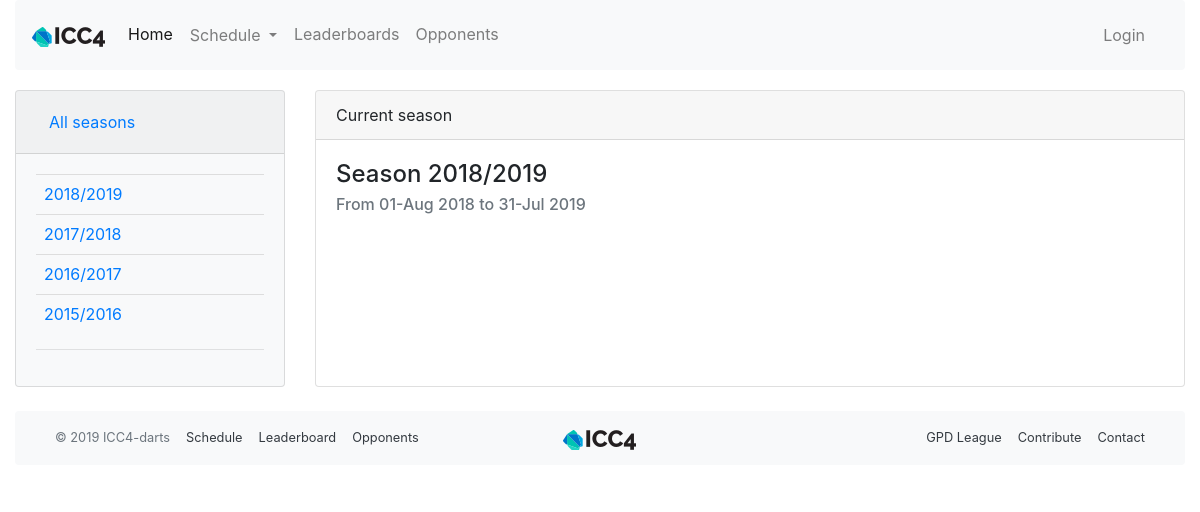
Before: /schedule with the older database file.
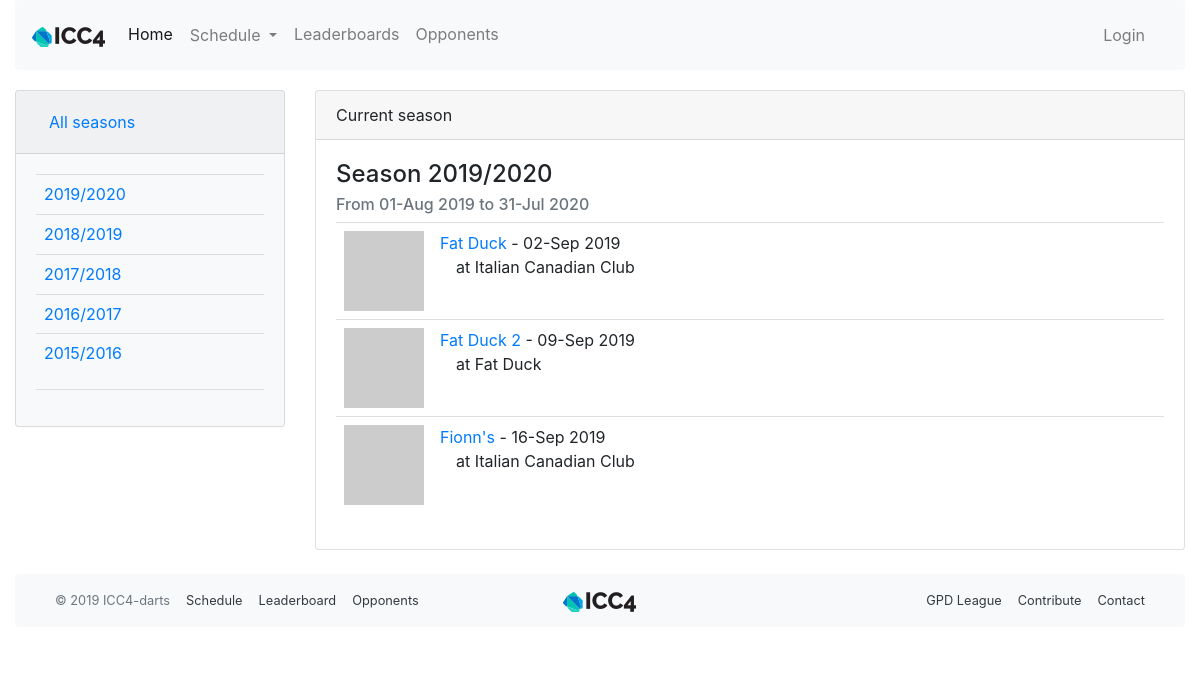
After: the same page with the newer database file.
### app/models.py (models this page shows, shortened)
class Season(db.Model):
    id = db.Column(db.Integer, primary_key=True)
    season_name = db.Column(db.String(64), index=True, unique=True)
    start_date = db.Column(db.Date, index=True)
    end_date = db.Column(db.Date, index=True)
    matches = db.relationship('Match', back_populates='season', lazy='dynamic')

class Match(db.Model):
    id = db.Column(db.Integer, primary_key=True)
    opponent_id = db.Column(db.Integer, db. ForeignKey('team.id'))
    opponent = db.relationship('Team', back_populates='matches')
    date = db.Column(db.Date, index=True, default=date.today())
    location = db.Column(db.String(64))
    home_away = db.Column(db.String(32), index=True)
    match_type = db.Column(db.String(32), index=True)
    games = db.relationship('Game', back_populates='match', lazy='dynamic')
    team_score = db.Column(db.Integer, index=True)
    opponent_score = db.Column(db.Integer, index=True)
    win = db.Column(db.Boolean, index=True, default=None)
    overtime = db.Column(db.Boolean, index=True, default=False)
    match_summary = db.Column(db.String(512))
    food = db.Column(db.String(128))
    season_id = db.Column(db.Integer, db. ForeignKey('season.id'))
    season = db.relationship('Season', back_populates='matches')
    match_stats = db.relationship('MatchStats', uselist=False, back_populates='match')
    high_scores = db.relationship('HighScore', back_populates='match', lazy='dynamic')
    low_scores = db.relationship('LowScore', back_populates='match', lazy='dynamic')
    checked_players = association_proxy('checked_players_association', 'player')
    reminder_email_sent = db.Column(db.Date)

class Team(db.Model):
    id = db.Column(db.Integer, primary_key=True)
    name = db.Column(db.String(64), index=True, unique=True)
    home_location = db.Column(db.String(64), index=True)
    address = db.Column(db.String(128), index=True)
    matches = db.relationship('Match', back_populates='opponent', lazy='dynamic')
    def avatar(self, size):
        digest = md5(self.name.lower().encode('utf-8')).hexdigest()
        return 'https://www.gravatar.com/avatar/{}?d=wavatar&s={}'.format(
            digest, size)

### app/main/routes.py (the view)
@bp.route('/schedule',  methods=['GET', 'POST'], defaults={'id': None})
@bp.route('/schedule/<id>',  methods=['GET', 'POST'])
def schedule(id):
    if id is None:
        season = current_season()
    else:
        season = Season.query.filter_by(id=id).first_or_404()
    all_seasons = Season.query.order_by(Season.start_date.desc()).all()
    matches = Match.query.filter_by(season=season).order_by(Match.date).all()
    return render_template('schedule.html', season=season, matches=matches, all_seasons=all_seasons)

### app/main/routes.py (called while the page is built)
@bp.before_request
def before_request():
    g.all_seasons = Season.query.order_by(Season.start_date.desc()).all()

### app/models.py (called while the page is built)
def current_season(last=0):
    return season_from_date(date.today()-last*timedelta(365))

def season_from_date(date):
    season = Season.query.filter(Season.start_date <= date).filter(Season.end_date >= date).first()
    if season is None:
        season = Season.query.order_by(Season.end_date.desc()).first()
    return season

### app/templates/schedule.html (shortened to what this page needs)
{% extends "base.html" %}
{% import 'bootstrap/wtf.html' as wtf %}
{% block app_content %}
<div class="row">
  <div class="col-md-3">
    <div id="accordion">
      <div class="card bg-light">
        <div class="card-header" id="headingOne">
          <h5 class="mb-0">
            <button class="btn btn-link" data-toggle="collapse" data-target="#collapseOne" aria-expanded="true" aria-controls="collapseOne">
              All seasons
            </button>
          </h5>
        </div>
        <div id="collapseOne" class="collapse show" aria-labelledby="headingOne" data-parent="#accordion">
          <div class="card-body">
            <table class="table table-hover">
            {% for season in all_seasons %}
              <tr>
                <td>
                  <a href="{{ url_for('main.schedule', id=season.id) }}">{{ season.season_name }}</a>
                </td>
              </tr>
            {% endfor %}
            </table>
            <hr>
          </div>
        </div>
      </div>
    </div>
  </div>
  <div class="col-md-9">
    <div class="card h-100">
      <div class="card-header">Current season</div>
      <div class="card-body">
        {% if season %}
        <h4 class="card-title">Season {{ season.season_name }}</h4>
        <h6 class="card-subtitle mb-2 text-muted">From {{ season.start_date.strftime('%d-%b %Y') }} to {{ season.end_date.strftime('%d-%b %Y') }}</h6>
        {% endif %}
        <div class="table">
        {% for match in matches %}
          {% include '_match.html' %}
        {% endfor %}
        </div>
      </div>
    </div>
  </div>
</div>
{% endblock %}

### app/templates/base.html (shortened to what this page needs)
{% extends 'bootstrap/base.html' %}
{% block html_attribs %} lang="en"{% endblock %}
{% block head %}
{{ super() }}
  <link rel="stylesheet" href="https://stackpath.bootstrapcdn.com/bootstrap/4.3.1/css/bootstrap.min.css">
  <link rel="stylesheet" type="text/css" href="https://cdn.datatables.net/1.10.19/css/jquery.dataTables.css">
  <link rel="stylesheet" href="https://use.fontawesome.com/releases/v5.6.1/css/all.css">
  <link rel="stylesheet" href="{{ url_for('static', filename='css/main.css') }}">
{% endblock %}
{% block navbar %}
<div class="container-fluid">
<nav class="navbar navbar-expand-md navbar-light bg-light">
  <a href="{{ url_for('main.index') }}"><img src="/static/icons/dart-logo-small.png" alt="ICC4" class="bg-light"></a>
  <div class="collapse navbar-collapse" id="navbarTogglerDemo02">
    <ul class="navbar-nav mr-auto mt-2 mt-lg-0">
      <li class="nav-item active">
        <a class="nav-link" href="{{ url_for('main.index') }}">Home<span class="sr-only">(current)</span></a>
      </li>
      <li class="nav-item dropdown">
          <a class="btn nav-link dropdown-toggle" href="{{ url_for('main.schedule') }}" role="button" id="dropdownMenuLink" data-toggle="dropdown" aria-haspopup="true" aria-expanded="false">
            Schedule
          </a>
      </li>
      <li class="nav-item">
        <a class="nav-link" href="{{ url_for('main.leaderboard') }}">Leaderboards</a>
      </li>
      <li class="nav-item">
        <a class="nav-link" href="{{ url_for('main.opponent') }}">Opponents</a>
      </li>
    </ul>
    <ul class="navbar-nav mt-2 mt-lg-0">
    {% if current_user.is_anonymous %}
      <li class="nav-item">
        <a class="nav-link" href="{{ url_for('auth.login') }}">Login</a>
      </li>
    {% endif %}
    </ul>
  </div>
</nav>
</div>
{% endblock %}
{% block content %}
<div class="container-fluid">
  {% block app_content %}{% endblock %}
  </div>
  {% block footer %}
  <div class="container-fluid pt-4">
    <nav class="navbar navbar-expand-md navbar-light bg-light">
      <div class="col-md-5 order-1 order-md-0 text-center">
        <ul class="navbar-nav float-md-left">
          <li class="nav-item">
            <small><a class="nav-link text-muted" href="http://icc4-darts.herokuapp.com">&copy; 2019 ICC4-darts</a></small>
          </li>
          <li class="nav-item">
            <small><a class="nav-link text-dark" href="{{ url_for('main.schedule') }}">Schedule</a></small>
          </li>
          <li class="nav-item">
            <small><a class="nav-link text-dark" href="{{ url_for('main.leaderboard') }}">Leaderboard</a></small>
          </li>
          <li class="nav-item">
            <small><a class="nav-link text-dark" href="{{ url_for('main.opponent') }}">Opponents</a></small>
          </li>
        </ul>
      </div>
      <div class="mx-auto text-center col-md-2 order-0">
        <a class="mx-auto" href="{{ url_for('main.index') }}"><img src="/static/icons/dart-logo-small.png" alt="ICC4" class="bg-light"></a>
      </div>
      <div class="col-md-5 order-3 text-center">
        <ul class="navbar-nav float-md-right">
          <li class="nav-item">
            <small><a class="nav-link text-dark" href="http://www.sentex.net/~pmartin/">GPD League</a></small>
          </li>
          <li class="nav-item">
            <small><a class="nav-link text-dark" href="https://github.com/cpkm/darts-site">Contribute</a></small>
          </li>
          <li class="nav-item">
            <small><a class="nav-link text-dark" href="mailto:icc4darts+contact@gmail.com">Contact</a></small>
          </li>
        </ul>
      </div>
    </nav>
  </div>
  {% endblock %}
{% endblock %}

### app/templates/_match.html (shortened to what this page needs)
<div class="match-card">
    <div class="team-avatar">
        <img src="{{ match.opponent.avatar(70) }}">
    </div>
    <div class="team-info">
        <a href="{{ url_for('main.opponent', id=match.opponent_id) }}">
            {{ match.opponent.name }}
        </a>
        - {{ match.date.strftime('%d-%b %Y') }}
        <br>
        {% if match.home_away == 'away' %}
        &emsp;at {{ match.opponent.home_location }}
        {% else %}
        &emsp;at Italian Canadian Club
        {% endif %}
        {% if match.win != None %}
        <h5>{% if match.win == True %}W{% else %}L{% endif %}&ensp;
            <small>{{ match.team_score }} - {{ match.opponent_score }}</small>
        </h5>
        {% else %}
        <h5>&ensp;</h5>
        {% endif %}
    </div>
</div>

### app/static/css/main.css (style rules this page uses)
html { font-size: 100%; }
.match-card { border-top: 1px solid rgba(0,0,0,.125); text-decoration: none; display: block; position:relative; }
.team-avatar { display: inline-block; float: left; padding: 8px; }
.team-info { display:inline-block; padding: 8px; z-index: 2; position:relative; }

Changed rows visible on the page:
added Season: season_name "2019/2020", start_date "01-Aug 2019", end_date "31-Jul 2020"
added Match: opponent.name "Fat Duck", date "02-Sep 2019", home_away "at Italian Canadian Club"
added Match: opponent.name "Fat Duck 2", date "09-Sep 2019", opponent.home_location "Fat Duck"
added Match: opponent.name "Fionn's", date "16-Sep 2019", home_away "at Italian Canadian Club"
Other visible differences:
{{ season.season_name }}: "2018/2019" → "2019/2020"
{{ season.start_date.strftime('%d-%b %Y') }}: "01-Aug 2018" → "01-Aug 2019"
{{ season.end_date.strftime('%d-%b %Y') }}: "31-Jul 2019" → "31-Jul 2020"
